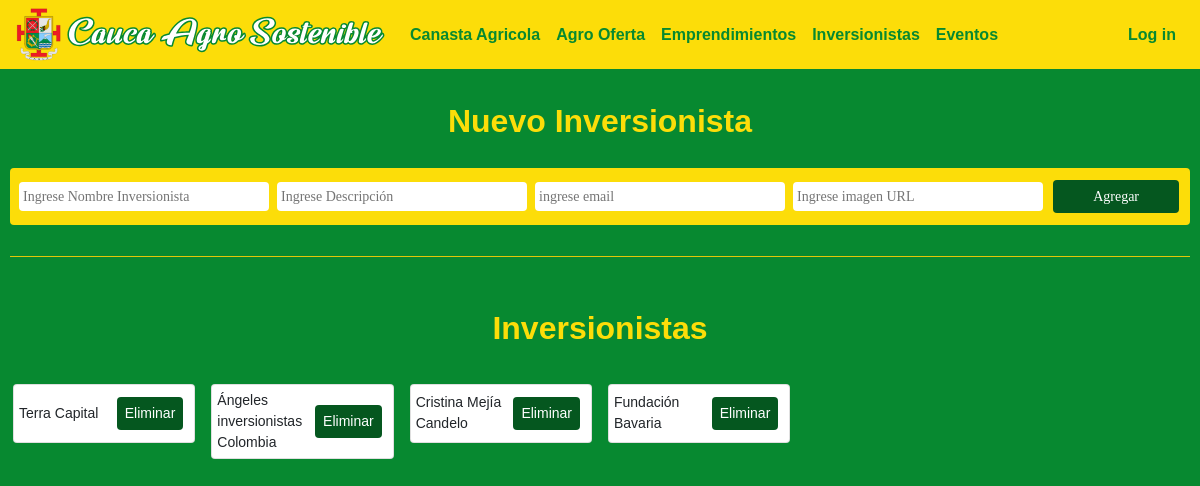
Page /inversionistas-crud on the committed database.
### caucaSostenible/models.py (models this page shows)
class Investor(models.Model):
   name = models.CharField(max_length=60)
   description = models.CharField(max_length=600)
   email = models.CharField(max_length=100)
   imgURL = models.CharField(max_length=300)

### caucaSostenible/views.py (the view)
# urls.py: path("inversionistas-crud", views.investors_crud_view, name="investorsCrud"),
def investors_crud_view(request):
    investors = Investor.objects.all()
    return render(request, "general/inversionistas_crud.html", {"investors": investors})

### caucaSostenible/templates/general/inversionistas_crud.html (shortened to what this page needs)
{% extends "general/layout.html" %}
{% load static %}
{% block body %}
<div id="main-container">
    <center><h2>Nuevo Inversionista</h2></center>
    <br>
    <div class="form-group2">
        <form action="inversionistas/0" method="POST">
            <div style="display: flex; align-items: center">
                <input class="form-input" type="text" name="Nombre" id="name" placeholder="Ingrese Nombre Inversionista">
                <input class="form-input" type="text" name="Descripcion" id="description" placeholder="Ingrese Descripción">
                <input class="form-input" type="text" name="Email" id="email" placeholder="ingrese email">
                <input class="form-input" type="text" name="ImagenURL" id="imagen" placeholder="Ingrese imagen URL">
                <input class="common-button" type="submit" value="Agregar">
            </div>
        </form>
    </div>
    <br>
    <hr>
    <br>
    <br>
    <center><h2>Inversionistas</h2></center>
    <br>
    <div class="form-row">
        {% for investor in investors %}
            <div class="col-12 col-sm-4 col-lg-2 p-2">
                <article class="card h-80 bg-sucess">
                    <div style="display: flex; align-items: center; justify-content: space-between; padding: 5px 5px;">
                        <p>{{investor.name}}</p>
                        <button class="common-button" onclick="removeInvestor('{{investor.id}}')">Eliminar</button>
                    </div>
                </article>
            </div>
        {% endfor %}
    </div>
</div>
{% endblock %}

### caucaSostenible/static/caucaSostenible/css/generalStyles.css (style rules this page uses)
body { font-size: 14px; font-family: Arial, sans-serif; }

### caucaSostenible/static/caucaSostenible/css/styles.css (style rules this page uses)
body { padding: 0px 0px; background: rgb(6,87,32); background: linear-gradient(180deg, rgba(6,87,32,1) 0%, rgba(7,137,48,1) 7%, rgba(7,137,48,1) 93%, rgba(6,87,32,1) 100%); }
h2 { color:#fcdd09; font-weight: bold; margin: 0 0 7px 0; }
hr { margin-top: 10px; margin-bottom: 10px; background-color: #fcdd09; }
.common-button { color: white; background: #05571f; border: none; border-radius: 4px; padding: 6px 8px; margin: 7px 6px; }
input { flex-grow: 1; border: 0px; border-radius: 4px; padding: 4px 4px; color: #078930; }
#main-container { padding: 12px 10px; }
p { margin: 0 0; }
html { min-height: 100%; }
form { width: auto; background: #fcdd09; padding: 5px; margin: auto; border-radius: 4px; font-family: 'calibri'; color: white; }
.form-input { margin: 0px 4px; }

### rows in the picture
Investor: name "Terra Capital"
Investor: name "Ángeles inversionistas Colombia"
Investor: name "Cristina Mejía Candelo"
Investor: name "Fundación Bavaria"
